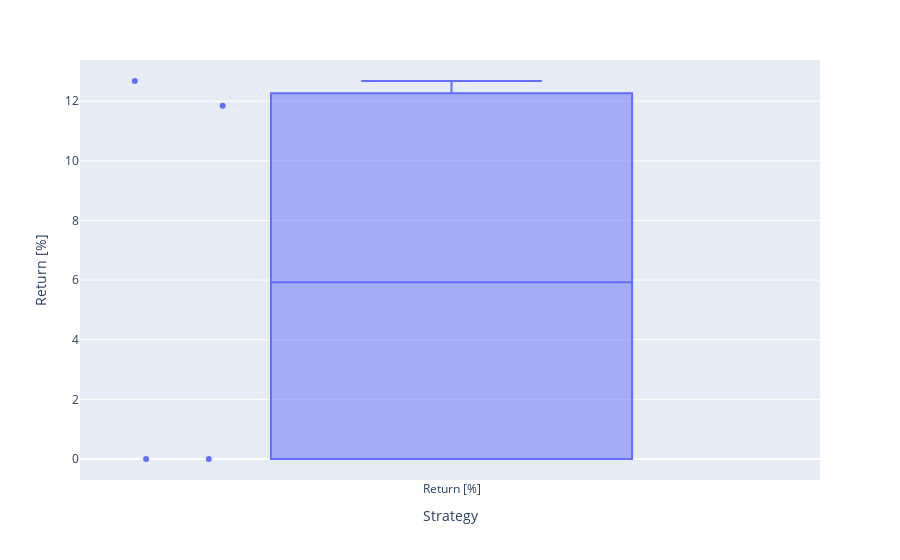

This figure's notebook cell:
### Code cell
#散布図を表示
fig = px.box(df["Return [%]"], points = "all")
fig.update_layout(
    xaxis_title = "Strategy",
    yaxis_title = "Return [%]"
)
fig.show()

### Figure 1 — Plotly figure (JSON) as saved in the notebook; plotly's stock layout.template omitted (floating-point values rounded to 4 significant figures)
{"data": [{"alignmentgroup": "True", "boxpoints": "all", "hovertemplate": "variable=%{x}<br>value=%{y}<extra></extra>", "legendgroup": "", "marker": {"color": "#636efa"}, "name": "", "notched": false, "offsetgroup": "", "orientation": "v", "showlegend": false, "type": "box", "x": ["Return [%]", "Return [%]", "Return [%]", "Return [%]"], "x0": " ", "xaxis": "x", "y": [0, 0, 12.68, 11.85], "y0": " ", "yaxis": "y"}], "layout": {"boxmode": "group", "legend": {"tracegroupgap": 0}, "margin": {"t": 60}, "xaxis": {"anchor": "y", "domain": [0, 1], "title": {"text": "Strategy"}}, "yaxis": {"anchor": "x", "domain": [0, 1], "title": {"text": "Return [%]"}}}}
